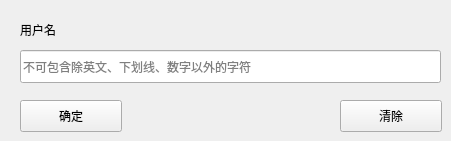
     <widget class="QWidget" name="OfflinedLogging">
      <widget class="StrongBodyLabel" name="StrongBodyLabel_4">
       <property name="geometry">
        <rect>
         <x>20</x>
         <y>20</y>
         <width>111</width>
         <height>19</height>
        </rect>
       </property>
       <property name="text">
        <string>用户名</string>
       </property>
      </widget>
      <widget class="LineEdit" name="OfflinedUsernameEdit">
       <property name="geometry">
        <rect>
         <x>20</x>
         <y>50</y>
         <width>421</width>
         <height>33</height>
        </rect>
       </property>
       <property name="text">
        <string/>
       </property>
       <property name="placeholderText">
        <string>不可包含除英文、下划线、数字以外的字符</string>
       </property>
      </widget>
      <widget class="PushButton" name="ConfirmOfflinedUsername">
       <property name="geometry">
        <rect>
         <x>20</x>
         <y>100</y>
         <width>102</width>
         <height>32</height>
        </rect>
       </property>
       <property name="text">
        <string>确定</string>
       </property>
      </widget>
      <widget class="PushButton" name="ClearOfflinedUsername">
       <property name="geometry">
        <rect>
         <x>340</x>
         <y>100</y>
         <width>102</width>
         <height>32</height>
        </rect>
       </property>
       <property name="text">
        <string>清除</string>
       </property>
      </widget>
     </widget>
